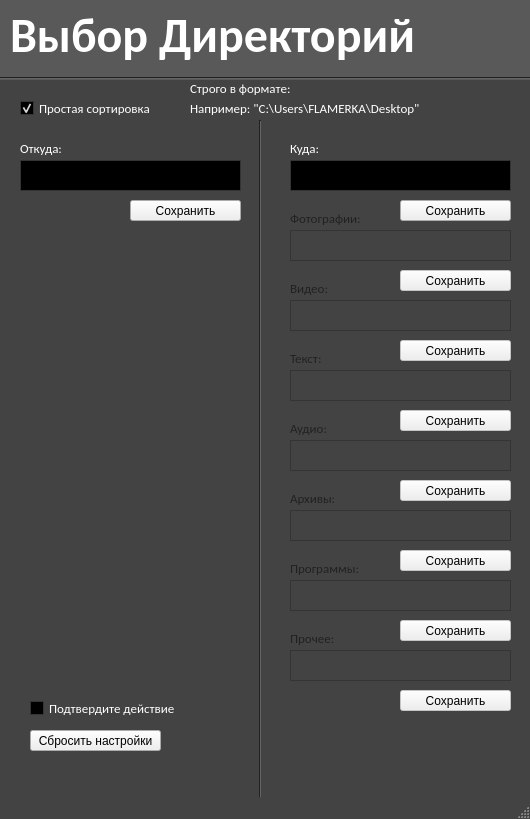
<?xml version="1.0" encoding="UTF-8"?>
<ui version="4.0">
 <class>MainWindow</class>
 <widget class="QMainWindow" name="MainWindow">
  <property name="geometry">
   <rect>
    <x>0</x>
    <y>0</y>
    <width>530</width>
    <height>819</height>
   </rect>
  </property>
  <property name="palette">
   <palette>
    <active>
     <colorrole role="WindowText">
      <brush brushstyle="SolidPattern">
       <color alpha="255">
        <red>255</red>
        <green>255</green>
        <blue>255</blue>
       </color>
      </brush>
     </colorrole>
     <colorrole role="Button">
      <brush brushstyle="SolidPattern">
       <color alpha="255">
        <red>67</red>
        <green>67</green>
        <blue>67</blue>
       </color>
      </brush>
     </colorrole>
     <colorrole role="Light">
      <brush brushstyle="SolidPattern">
       <color alpha="255">
        <red>100</red>
        <green>100</green>
        <blue>100</blue>
       </color>
      </brush>
     </colorrole>
     <colorrole role="Midlight">
      <brush brushstyle="SolidPattern">
       <color alpha="255">
        <red>83</red>
        <green>83</green>
        <blue>83</blue>
       </color>
      </brush>
     </colorrole>
     <colorrole role="Dark">
      <brush brushstyle="SolidPattern">
       <color alpha="255">
        <red>33</red>
        <green>33</green>
        <blue>33</blue>
       </color>
      </brush>
     </colorrole>
     <colorrole role="Mid">
      <brush brushstyle="SolidPattern">
       <color alpha="255">
        <red>44</red>
        <green>44</green>
        <blue>44</blue>
       </color>
      </brush>
     </colorrole>
     <colorrole role="Text">
      <brush brushstyle="SolidPattern">
       <color alpha="255">
        <red>255</red>
        <green>255</green>
        <blue>255</blue>
       </color>
      </brush>
     </colorrole>
     <colorrole role="BrightText">
      <brush brushstyle="SolidPattern">
       <color alpha="255">
        <red>255</red>
        <green>255</green>
        <blue>255</blue>
       </color>
      </brush>
     </colorrole>
     <colorrole role="ButtonText">
      <brush brushstyle="SolidPattern">
       <color alpha="255">
        <red>255</red>
        <green>255</green>
        <blue>255</blue>
       </color>
      </brush>
     </colorrole>
     <colorrole role="Base">
      <brush brushstyle="SolidPattern">
       <color alpha="255">
        <red>0</red>
        <green>0</green>
        <blue>0</blue>
       </color>
      </brush>
     </colorrole>
     <colorrole role="Window">
      <brush brushstyle="SolidPattern">
       <color alpha="255">
        <red>67</red>
        <green>67</green>
        <blue>67</blue>
       </color>
      </brush>
     </colorrole>
     <colorrole role="Shadow">
      <brush brushstyle="SolidPattern">
       <color alpha="255">
        <red>0</red>
        <green>0</green>
        <blue>0</blue>
       </color>
      </brush>
     </colorrole>
     <colorrole role="AlternateBase">
      <brush brushstyle="SolidPattern">
       <color alpha="255">
        <red>33</red>
        <green>33</green>
        <blue>33</blue>
       </color>
      </brush>
     </colorrole>
     <colorrole role="ToolTipBase">
      <brush brushstyle="SolidPattern">
       <color alpha="255">
        <red>255</red>
        <green>255</green>
        <blue>220</blue>
       </color>
      </brush>
     </colorrole>
     <colorrole role="ToolTipText">
      <brush brushstyle="SolidPattern">
       <color alpha="255">
        <red>0</red>
        <green>0</green>
        <blue>0</blue>
       </color>
      </brush>
     </colorrole>
    </active>
    <inactive>
     <colorrole role="WindowText">
      <brush brushstyle="SolidPattern">
       <color alpha="255">
        <red>255</red>
        <green>255</green>
        <blue>255</blue>
       </color>
      </brush>
     </colorrole>
     <colorrole role="Button">
      <brush brushstyle="SolidPattern">
       <color alpha="255">
        <red>67</red>
        <green>67</green>
        <blue>67</blue>
       </color>
      </brush>
     </colorrole>
     <colorrole role="Light">
      <brush brushstyle="SolidPattern">
       <color alpha="255">
        <red>100</red>
        <green>100</green>
        <blue>100</blue>
       </color>
      </brush>
     </colorrole>
     <colorrole role="Midlight">
      <brush brushstyle="SolidPattern">
       <color alpha="255">
        <red>83</red>
        <green>83</green>
        <blue>83</blue>
       </color>
      </brush>
     </colorrole>
     <colorrole role="Dark">
      <brush brushstyle="SolidPattern">
       <color alpha="255">
        <red>33</red>
        <green>33</green>
        <blue>33</blue>
       </color>
      </brush>
     </colorrole>
     <colorrole role="Mid">
      <brush brushstyle="SolidPattern">
       <color alpha="255">
        <red>44</red>
        <green>44</green>
        <blue>44</blue>
       </color>
      </brush>
     </colorrole>
     <colorrole role="Text">
      <brush brushstyle="SolidPattern">
       <color alpha="255">
        <red>255</red>
        <green>255</green>
        <blue>255</blue>
       </color>
      </brush>
     </colorrole>
     <colorrole role="BrightText">
      <brush brushstyle="SolidPattern">
       <color alpha="255">
        <red>255</red>
        <green>255</green>
        <blue>255</blue>
       </color>
      </brush>
     </colorrole>
     <colorrole role="ButtonText">
      <brush brushstyle="SolidPattern">
       <color alpha="255">
        <red>255</red>
        <green>255</green>
        <blue>255</blue>
       </color>
      </brush>
     </colorrole>
     <colorrole role="Base">
      <brush brushstyle="SolidPattern">
       <color alpha="255">
        <red>0</red>
        <green>0</green>
        <blue>0</blue>
       </color>
      </brush>
     </colorrole>
     <colorrole role="Window">
      <brush brushstyle="SolidPattern">
       <color alpha="255">
        <red>67</red>
        <green>67</green>
        <blue>67</blue>
       </color>
      </brush>
     </colorrole>
     <colorrole role="Shadow">
      <brush brushstyle="SolidPattern">
       <color alpha="255">
        <red>0</red>
        <green>0</green>
        <blue>0</blue>
       </color>
      </brush>
     </colorrole>
     <colorrole role="AlternateBase">
      <brush brushstyle="SolidPattern">
       <color alpha="255">
        <red>33</red>
        <green>33</green>
        <blue>33</blue>
       </color>
      </brush>
     </colorrole>
     <colorrole role="ToolTipBase">
      <brush brushstyle="SolidPattern">
       <color alpha="255">
        <red>255</red>
        <green>255</green>
        <blue>220</blue>
       </color>
      </brush>
     </colorrole>
     <colorrole role="ToolTipText">
      <brush brushstyle="SolidPattern">
       <color alpha="255">
        <red>0</red>
        <green>0</green>
        <blue>0</blue>
       </color>
      </brush>
     </colorrole>
    </inactive>
    <disabled>
     <colorrole role="WindowText">
      <brush brushstyle="SolidPattern">
       <color alpha="255">
        <red>33</red>
        <green>33</green>
        <blue>33</blue>
       </color>
      </brush>
     </colorrole>
     <colorrole role="Button">
      <brush brushstyle="SolidPattern">
       <color alpha="255">
        <red>67</red>
        <green>67</green>
        <blue>67</blue>
       </color>
      </brush>
     </colorrole>
     <colorrole role="Light">
      <brush brushstyle="SolidPattern">
       <color alpha="255">
        <red>100</red>
        <green>100</green>
        <blue>100</blue>
       </color>
      </brush>
     </colorrole>
     <colorrole role="Midlight">
      <brush brushstyle="SolidPattern">
       <color alpha="255">
        <red>83</red>
        <green>83</green>
        <blue>83</blue>
       </color>
      </brush>
     </colorrole>
     <colorrole role="Dark">
      <brush brushstyle="SolidPattern">
       <color alpha="255">
        <red>33</red>
        <green>33</green>
        <blue>33</blue>
       </color>
      </brush>
     </colorrole>
     <colorrole role="Mid">
      <brush brushstyle="SolidPattern">
       <color alpha="255">
        <red>44</red>
        <green>44</green>
        <blue>44</blue>
       </color>
      </brush>
     </colorrole>
     <colorrole role="Text">
      <brush brushstyle="SolidPattern">
       <color alpha="255">
        <red>33</red>
        <green>33</green>
        <blue>33</blue>
       </color>
      </brush>
     </colorrole>
     <colorrole role="BrightText">
      <brush brushstyle="SolidPattern">
       <color alpha="255">
        <red>255</red>
        <green>255</green>
        <blue>255</blue>
       </color>
      </brush>
     </colorrole>
     <colorrole role="ButtonText">
      <brush brushstyle="SolidPattern">
       <color alpha="255">
        <red>33</red>
        <green>33</green>
        <blue>33</blue>
       </color>
      </brush>
     </colorrole>
     <colorrole role="Base">
      <brush brushstyle="SolidPattern">
       <color alpha="255">
        <red>67</red>
        <green>67</green>
        <blue>67</blue>
       </color>
      </brush>
     </colorrole>
     <colorrole role="Window">
      <brush brushstyle="SolidPattern">
       <color alpha="255">
        <red>67</red>
        <green>67</green>
        <blue>67</blue>
       </color>
      </brush>
     </colorrole>
     <colorrole role="Shadow">
      <brush brushstyle="SolidPattern">
       <color alpha="255">
        <red>0</red>
        <green>0</green>
        <blue>0</blue>
       </color>
      </brush>
     </colorrole>
     <colorrole role="AlternateBase">
      <brush brushstyle="SolidPattern">
       <color alpha="255">
        <red>67</red>
        <green>67</green>
        <blue>67</blue>
       </color>
      </brush>
     </colorrole>
     <colorrole role="ToolTipBase">
      <brush brushstyle="SolidPattern">
       <color alpha="255">
        <red>255</red>
        <green>255</green>
        <blue>220</blue>
       </color>
      </brush>
     </colorrole>
     <colorrole role="ToolTipText">
      <brush brushstyle="SolidPattern">
       <color alpha="255">
        <red>0</red>
        <green>0</green>
        <blue>0</blue>
       </color>
      </brush>
     </colorrole>
    </disabled>
   </palette>
  </property>
  <property name="windowTitle">
   <string>MainWindow</string>
  </property>
  <widget class="QWidget" name="centralwidget">
   <widget class="QLabel" name="label">
    <property name="geometry">
     <rect>
      <x>10</x>
      <y>10</y>
      <width>421</width>
      <height>51</height>
     </rect>
    </property>
    <property name="font">
     <font>
      <family>Calibri</family>
      <pointsize>36</pointsize>
      <weight>75</weight>
      <bold>true</bold>
     </font>
    </property>
    <property name="text">
     <string>Выбор Директорий</string>
    </property>
   </widget>
   <widget class="Line" name="line_2">
    <property name="geometry">
     <rect>
      <x>-10</x>
      <y>70</y>
      <width>821</width>
      <height>16</height>
     </rect>
    </property>
    <property name="orientation">
     <enum>Qt::Horizontal</enum>
    </property>
   </widget>
   <widget class="Line" name="line_4">
    <property name="geometry">
     <rect>
      <x>-60</x>
      <y>-20</y>
      <width>811</width>
      <height>101</height>
     </rect>
    </property>
    <property name="styleSheet">
     <string notr="true">color:rgb(89, 89, 89)</string>
    </property>
    <property name="frameShadow">
     <enum>QFrame::Plain</enum>
    </property>
    <property name="lineWidth">
     <number>100</number>
    </property>
    <property name="orientation">
     <enum>Qt::Horizontal</enum>
    </property>
   </widget>
   <widget class="QCheckBox" name="checkBox">
    <property name="geometry">
     <rect>
      <x>20</x>
      <y>100</y>
      <width>131</width>
      <height>17</height>
     </rect>
    </property>
    <property name="font">
     <font>
      <family>Calibri</family>
      <pointsize>10</pointsize>
     </font>
    </property>
    <property name="text">
     <string>Простая сортировка</string>
    </property>
    <property name="checked">
     <bool>true</bool>
    </property>
   </widget>
   <widget class="QPlainTextEdit" name="plainTextEdit">
    <property name="geometry">
     <rect>
      <x>20</x>
      <y>160</y>
      <width>221</width>
      <height>31</height>
     </rect>
    </property>
    <property name="plainText">
     <string/>
    </property>
   </widget>
   <widget class="QLabel" name="label_2">
    <property name="geometry">
     <rect>
      <x>20</x>
      <y>140</y>
      <width>51</width>
      <height>16</height>
     </rect>
    </property>
    <property name="font">
     <font>
      <family>Calibri</family>
      <pointsize>10</pointsize>
     </font>
    </property>
    <property name="text">
     <string>Откуда:</string>
    </property>
   </widget>
   <widget class="QLabel" name="label_3">
    <property name="geometry">
     <rect>
      <x>290</x>
      <y>140</y>
      <width>51</width>
      <height>16</height>
     </rect>
    </property>
    <property name="font">
     <font>
      <family>Calibri</family>
      <pointsize>10</pointsize>
     </font>
    </property>
    <property name="text">
     <string>Куда:</string>
    </property>
   </widget>
   <widget class="QPlainTextEdit" name="plainTextEdit_2">
    <property name="geometry">
     <rect>
      <x>290</x>
      <y>160</y>
      <width>221</width>
      <height>31</height>
     </rect>
    </property>
    <property name="plainText">
     <string/>
    </property>
   </widget>
   <widget class="QLabel" name="label_5">
    <property name="enabled">
     <bool>false</bool>
    </property>
    <property name="geometry">
     <rect>
      <x>290</x>
      <y>210</y>
      <width>71</width>
      <height>16</height>
     </rect>
    </property>
    <property name="font">
     <font>
      <family>Calibri</family>
      <pointsize>10</pointsize>
     </font>
    </property>
    <property name="text">
     <string>Фотографии:</string>
    </property>
   </widget>
   <widget class="QPlainTextEdit" name="plainTextEdit_4">
    <property name="enabled">
     <bool>false</bool>
    </property>
    <property name="geometry">
     <rect>
      <x>290</x>
      <y>230</y>
      <width>221</width>
      <height>31</height>
     </rect>
    </property>
    <property name="plainText">
     <string/>
    </property>
   </widget>
   <widget class="QPlainTextEdit" name="plainTextEdit_5">
    <property name="enabled">
     <bool>false</bool>
    </property>
    <property name="geometry">
     <rect>
      <x>290</x>
      <y>300</y>
      <width>221</width>
      <height>31</height>
     </rect>
    </property>
    <property name="plainText">
     <string/>
    </property>
   </widget>
   <widget class="QLabel" name="label_6">
    <property name="enabled">
     <bool>false</bool>
    </property>
    <property name="geometry">
     <rect>
      <x>290</x>
      <y>280</y>
      <width>71</width>
      <height>16</height>
     </rect>
    </property>
    <property name="font">
     <font>
      <family>Calibri</family>
      <pointsize>10</pointsize>
     </font>
    </property>
    <property name="text">
     <string>Видео:</string>
    </property>
   </widget>
   <widget class="QPlainTextEdit" name="plainTextEdit_6">
    <property name="enabled">
     <bool>false</bool>
    </property>
    <property name="geometry">
     <rect>
      <x>290</x>
      <y>370</y>
      <width>221</width>
      <height>31</height>
     </rect>
    </property>
    <property name="plainText">
     <string/>
    </property>
   </widget>
   <widget class="QLabel" name="label_7">
    <property name="enabled">
     <bool>false</bool>
    </property>
    <property name="geometry">
     <rect>
      <x>290</x>
      <y>350</y>
      <width>71</width>
      <height>16</height>
     </rect>
    </property>
    <property name="font">
     <font>
      <family>Calibri</family>
      <pointsize>10</pointsize>
     </font>
    </property>
    <property name="text">
     <string>Текст:</string>
    </property>
   </widget>
   <widget class="QPlainTextEdit" name="plainTextEdit_7">
    <property name="enabled">
     <bool>false</bool>
    </property>
    <property name="geometry">
     <rect>
      <x>290</x>
      <y>440</y>
      <width>221</width>
      <height>31</height>
     </rect>
    </property>
    <property name="plainText">
     <string/>
    </property>
   </widget>
   <widget class="QLabel" name="label_8">
    <property name="enabled">
     <bool>false</bool>
    </property>
    <property name="geometry">
     <rect>
      <x>290</x>
      <y>420</y>
      <width>71</width>
      <height>16</height>
     </rect>
    </property>
    <property name="font">
     <font>
      <family>Calibri</family>
      <pointsize>10</pointsize>
     </font>
    </property>
    <property name="text">
     <string>Аудио:</string>
    </property>
   </widget>
   <widget class="QPlainTextEdit" name="plainTextEdit_8">
    <property name="enabled">
     <bool>false</bool>
    </property>
    <property name="geometry">
     <rect>
      <x>290</x>
      <y>510</y>
      <width>221</width>
      <height>31</height>
     </rect>
    </property>
    <property name="plainText">
     <string/>
    </property>
   </widget>
   <widget class="QLabel" name="label_9">
    <property name="enabled">
     <bool>false</bool>
    </property>
    <property name="geometry">
     <rect>
      <x>290</x>
      <y>490</y>
      <width>71</width>
      <height>16</height>
     </rect>
    </property>
    <property name="font">
     <font>
      <family>Calibri</family>
      <pointsize>10</pointsize>
     </font>
    </property>
    <property name="text">
     <string>Архивы:</string>
    </property>
   </widget>
   <widget class="QPlainTextEdit" name="plainTextEdit_9">
    <property name="enabled">
     <bool>false</bool>
    </property>
    <property name="geometry">
     <rect>
      <x>290</x>
      <y>580</y>
      <width>221</width>
      <height>31</height>
     </rect>
    </property>
    <property name="plainText">
     <string/>
    </property>
   </widget>
   <widget class="QLabel" name="label_10">
    <property name="enabled">
     <bool>false</bool>
    </property>
    <property name="geometry">
     <rect>
      <x>290</x>
      <y>560</y>
      <width>71</width>
      <height>16</height>
     </rect>
    </property>
    <property name="font">
     <font>
      <family>Calibri</family>
      <pointsize>10</pointsize>
     </font>
    </property>
    <property name="text">
     <string>Программы:</string>
    </property>
   </widget>
   <widget class="QPlainTextEdit" name="plainTextEdit_10">
    <property name="enabled">
     <bool>false</bool>
    </property>
    <property name="geometry">
     <rect>
      <x>290</x>
      <y>650</y>
      <width>221</width>
      <height>31</height>
     </rect>
    </property>
    <property name="plainText">
     <string/>
    </property>
   </widget>
   <widget class="QLabel" name="label_11">
    <property name="enabled">
     <bool>false</bool>
    </property>
    <property name="geometry">
     <rect>
      <x>290</x>
      <y>630</y>
      <width>71</width>
      <height>16</height>
     </rect>
    </property>
    <property name="font">
     <font>
      <family>Calibri</family>
      <pointsize>10</pointsize>
     </font>
    </property>
    <property name="text">
     <string>Прочее:</string>
    </property>
   </widget>
   <widget class="QLabel" name="label_4">
    <property name="geometry">
     <rect>
      <x>190</x>
      <y>80</y>
      <width>131</width>
      <height>16</height>
     </rect>
    </property>
    <property name="font">
     <font>
      <family>Calibri</family>
      <pointsize>10</pointsize>
     </font>
    </property>
    <property name="text">
     <string>Строго в формате:</string>
    </property>
   </widget>
   <widget class="QLabel" name="label_12">
    <property name="geometry">
     <rect>
      <x>190</x>
      <y>100</y>
      <width>241</width>
      <height>16</height>
     </rect>
    </property>
    <property name="font">
     <font>
      <family>Calibri</family>
      <pointsize>10</pointsize>
     </font>
    </property>
    <property name="text">
     <string>Например: &quot;C:\Users\FLAMERKA\Desktop&quot;</string>
    </property>
   </widget>
   <widget class="Line" name="line_3">
    <property name="geometry">
     <rect>
      <x>250</x>
      <y>120</y>
      <width>20</width>
      <height>681</height>
     </rect>
    </property>
    <property name="orientation">
     <enum>Qt::Vertical</enum>
    </property>
   </widget>
   <widget class="QPushButton" name="pushButton">
    <property name="geometry">
     <rect>
      <x>400</x>
      <y>200</y>
      <width>111</width>
      <height>21</height>
     </rect>
    </property>
    <property name="styleSheet">
     <string notr="true">color:rgb(0, 0, 0)</string>
    </property>
    <property name="text">
     <string>Сохранить</string>
    </property>
   </widget>
   <widget class="QPushButton" name="pushButton_2">
    <property name="geometry">
     <rect>
      <x>130</x>
      <y>200</y>
      <width>111</width>
      <height>21</height>
     </rect>
    </property>
    <property name="styleSheet">
     <string notr="true">color:rgb(0, 0, 0)</string>
    </property>
    <property name="text">
     <string>Сохранить</string>
    </property>
   </widget>
   <widget class="QPushButton" name="pushButton_3">
    <property name="enabled">
     <bool>false</bool>
    </property>
    <property name="geometry">
     <rect>
      <x>400</x>
      <y>270</y>
      <width>111</width>
      <height>21</height>
     </rect>
    </property>
    <property name="styleSheet">
     <string notr="true">color:rgb(0, 0, 0)</string>
    </property>
    <property name="text">
     <string>Сохранить</string>
    </property>
   </widget>
   <widget class="QPushButton" name="pushButton_4">
    <property name="enabled">
     <bool>false</bool>
    </property>
    <property name="geometry">
     <rect>
      <x>400</x>
      <y>340</y>
      <width>111</width>
      <height>21</height>
     </rect>
    </property>
    <property name="styleSheet">
     <string notr="true">color:rgb(0, 0, 0)</string>
    </property>
    <property name="text">
     <string>Сохранить</string>
    </property>
   </widget>
   <widget class="QPushButton" name="pushButton_5">
    <property name="enabled">
     <bool>false</bool>
    </property>
    <property name="geometry">
     <rect>
      <x>400</x>
      <y>410</y>
      <width>111</width>
      <height>21</height>
     </rect>
    </property>
    <property name="styleSheet">
     <string notr="true">color:rgb(0, 0, 0)</string>
    </property>
    <property name="text">
     <string>Сохранить</string>
    </property>
   </widget>
   <widget class="QPushButton" name="pushButton_6">
    <property name="enabled">
     <bool>false</bool>
    </property>
    <property name="geometry">
     <rect>
      <x>400</x>
      <y>480</y>
      <width>111</width>
      <height>21</height>
     </rect>
    </property>
    <property name="styleSheet">
     <string notr="true">color:rgb(0, 0, 0)</string>
    </property>
    <property name="text">
     <string>Сохранить</string>
    </property>
   </widget>
   <widget class="QPushButton" name="pushButton_7">
    <property name="enabled">
     <bool>false</bool>
    </property>
    <property name="geometry">
     <rect>
      <x>400</x>
      <y>550</y>
      <width>111</width>
      <height>21</height>
     </rect>
    </property>
    <property name="styleSheet">
     <string notr="true">color:rgb(0, 0, 0)</string>
    </property>
    <property name="text">
     <string>Сохранить</string>
    </property>
   </widget>
   <widget class="QPushButton" name="pushButton_8">
    <property name="enabled">
     <bool>false</bool>
    </property>
    <property name="geometry">
     <rect>
      <x>400</x>
      <y>620</y>
      <width>111</width>
      <height>21</height>
     </rect>
    </property>
    <property name="styleSheet">
     <string notr="true">color:rgb(0, 0, 0)</string>
    </property>
    <property name="text">
     <string>Сохранить</string>
    </property>
   </widget>
   <widget class="QPushButton" name="pushButton_9">
    <property name="enabled">
     <bool>false</bool>
    </property>
    <property name="geometry">
     <rect>
      <x>400</x>
      <y>690</y>
      <width>111</width>
      <height>21</height>
     </rect>
    </property>
    <property name="styleSheet">
     <string notr="true">color:rgb(0, 0, 0)</string>
    </property>
    <property name="text">
     <string>Сохранить</string>
    </property>
   </widget>
   <widget class="QPushButton" name="pushButton_10">
    <property name="geometry">
     <rect>
      <x>30</x>
      <y>730</y>
      <width>131</width>
      <height>21</height>
     </rect>
    </property>
    <property name="styleSheet">
     <string notr="true">color:rgb(0, 0, 0)</string>
    </property>
    <property name="text">
     <string>Сбросить настройки</string>
    </property>
   </widget>
   <widget class="QCheckBox" name="checkBox_2">
    <property name="geometry">
     <rect>
      <x>30</x>
      <y>700</y>
      <width>151</width>
      <height>17</height>
     </rect>
    </property>
    <property name="font">
     <font>
      <family>Calibri</family>
      <pointsize>10</pointsize>
     </font>
    </property>
    <property name="text">
     <string>Подтвердите действие</string>
    </property>
    <property name="checked">
     <bool>false</bool>
    </property>
   </widget>
   <zorder>line_4</zorder>
   <zorder>label</zorder>
   <zorder>line_2</zorder>
   <zorder>checkBox</zorder>
   <zorder>plainTextEdit</zorder>
   <zorder>label_2</zorder>
   <zorder>label_3</zorder>
   <zorder>plainTextEdit_2</zorder>
   <zorder>label_5</zorder>
   <zorder>plainTextEdit_4</zorder>
   <zorder>plainTextEdit_5</zorder>
   <zorder>label_6</zorder>
   <zorder>plainTextEdit_6</zorder>
   <zorder>label_7</zorder>
   <zorder>plainTextEdit_7</zorder>
   <zorder>label_8</zorder>
   <zorder>plainTextEdit_8</zorder>
   <zorder>label_9</zorder>
   <zorder>plainTextEdit_9</zorder>
   <zorder>label_10</zorder>
   <zorder>plainTextEdit_10</zorder>
   <zorder>label_11</zorder>
   <zorder>label_4</zorder>
   <zorder>label_12</zorder>
   <zorder>line_3</zorder>
   <zorder>pushButton</zorder>
   <zorder>pushButton_2</zorder>
   <zorder>pushButton_3</zorder>
   <zorder>pushButton_4</zorder>
   <zorder>pushButton_5</zorder>
   <zorder>pushButton_6</zorder>
   <zorder>pushButton_7</zorder>
   <zorder>pushButton_8</zorder>
   <zorder>pushButton_9</zorder>
   <zorder>pushButton_10</zorder>
   <zorder>checkBox_2</zorder>
  </widget>
  <widget class="QStatusBar" name="statusbar"/>
 </widget>
 <resources/>
 <connections/>
</ui>
